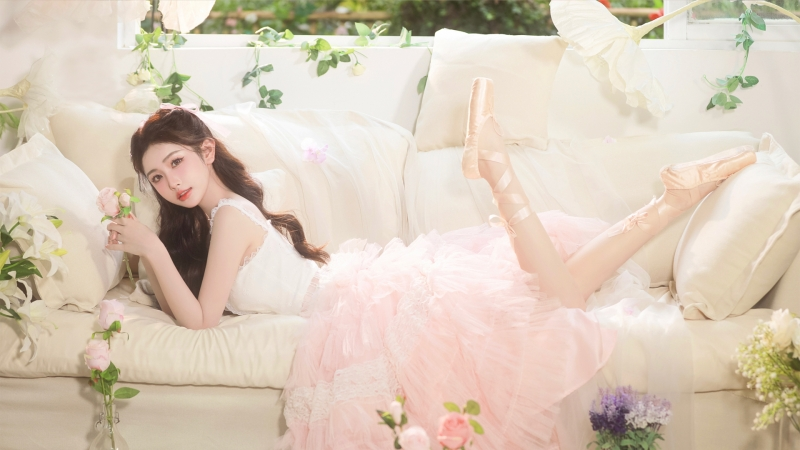
#> input picture python_Pillow_图像/images/3.jpg, 800 x 450 px
$ python '04_创建缩略图.py'
#> lines starting #> are read from the running program, lines starting #| are printed output that depends on the picture
# !/usr/bin/python3
# _*_ coding:utf-8 _*_
#
# Copyright (C) 2023 - 2023 pgl, Inc. All Rights Reserved
#
# @Time    : 2023/6/7 14:58
# @Author  : pgl
# @File    : 04_创建缩略图.py
# @IDE     : PyCharm


from PIL import Image


'''
创建缩略图 语法：
Image.thumbnail(size, resample=3)
'''

if __name__ == "__main__":

    def tnails():
        try:
            image = Image.open('images/3.jpg')
#> image is the input picture: PIL image 800x450 RGB; mean R, G, B 217.5, 202.7, 186
            image.thumbnail((90, 90))
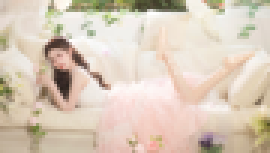
#> image: PIL image 90x51 RGB (shown 3 times larger); mean R, G, B 217.6, 202.8, 186
            image.save('images/3thumbnail.jpg')
            image1 = Image.open('images/3thumbnail.jpg')
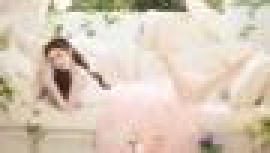
#> image1: PIL image 90x51 RGB (shown 3 times larger); mean R, G, B 217.5, 202.7, 186.2
            image1.show()
        except IOError:
            pass


    tnails()

$ run again, with python_Pillow_图像/images/1.jpg copied over python_Pillow_图像/images/3.jpg
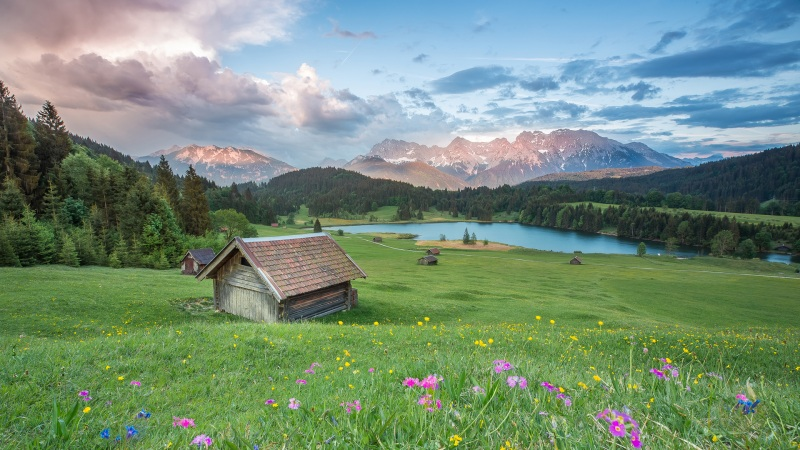
#> input picture python_Pillow_图像/images/1.jpg, 800 x 450 px
#> in tnails, image is the input picture: PIL image 800x450 RGB; mean R, G, B 117.3, 141.5, 120.5
#> in tnails, `image.thumbnail((90, 90))`:
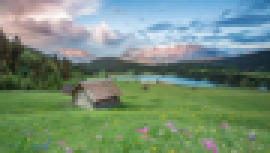
#> image: PIL image 90x51 RGB (shown 3 times larger); mean R, G, B 117.4, 141.5, 120.6
#> in tnails, `image1 = Image.open('images/3thumbnail.jpg')`:
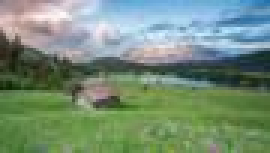
#> image1: PIL image 90x51 RGB (shown 3 times larger); mean R, G, B 117.5, 141.5, 120.4

$ run again, with python_Pillow_图像/images/cat.jpg copied over python_Pillow_图像/images/3.jpg
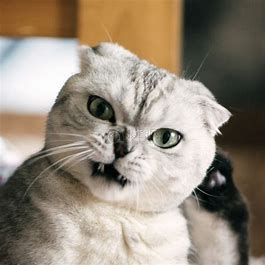
#> input picture python_Pillow_图像/images/cat.jpg, 265 x 265 px
#> in tnails, image is the input picture: PIL image 265x265 RGB; mean R, G, B 149.5, 138, 123.3
#> in tnails, `image.thumbnail((90, 90))`:
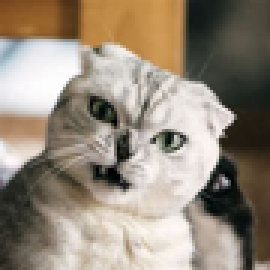
#> image: PIL image 90x90 RGB (shown 3 times larger); mean R, G, B 149.4, 138, 123.3
